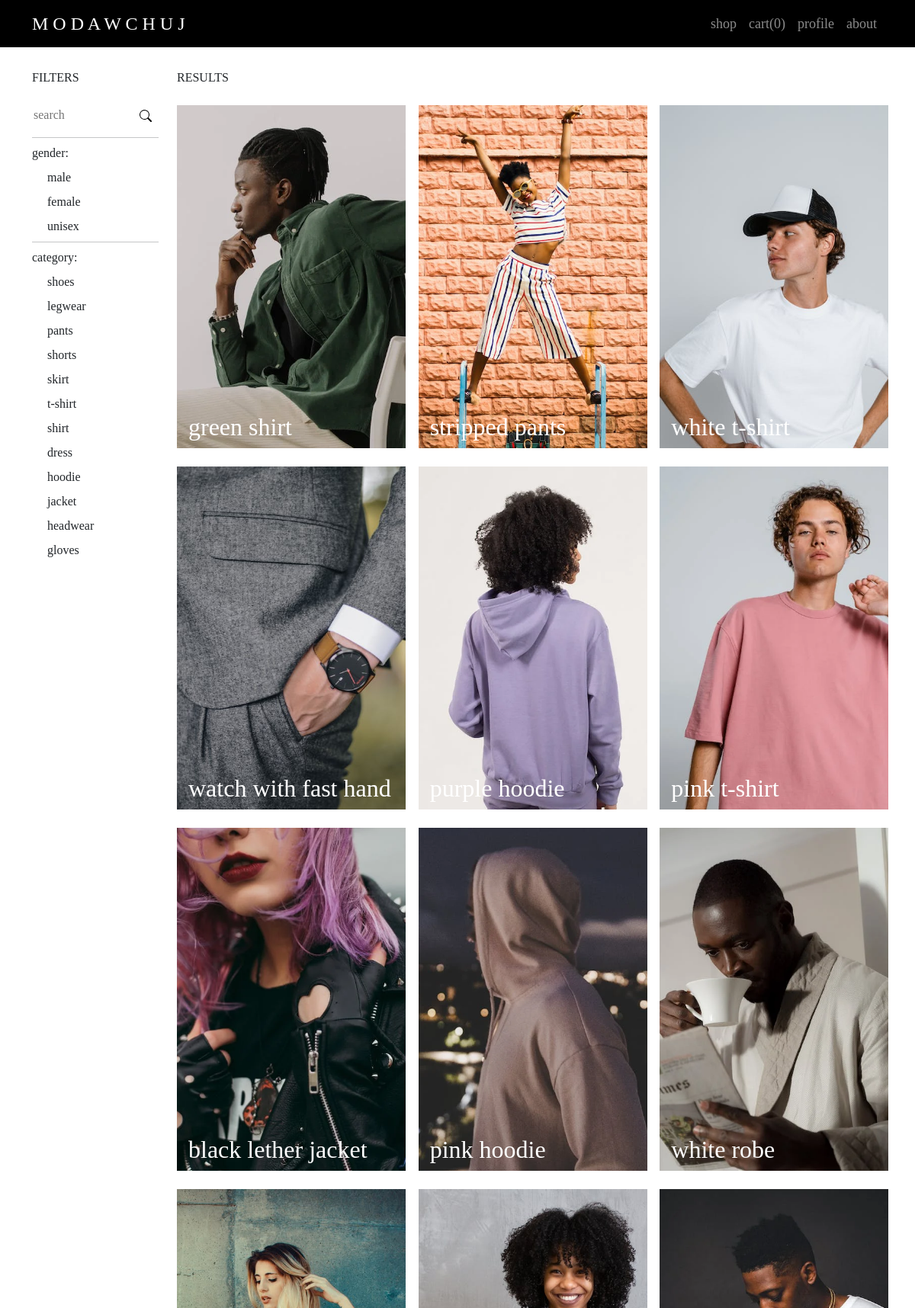
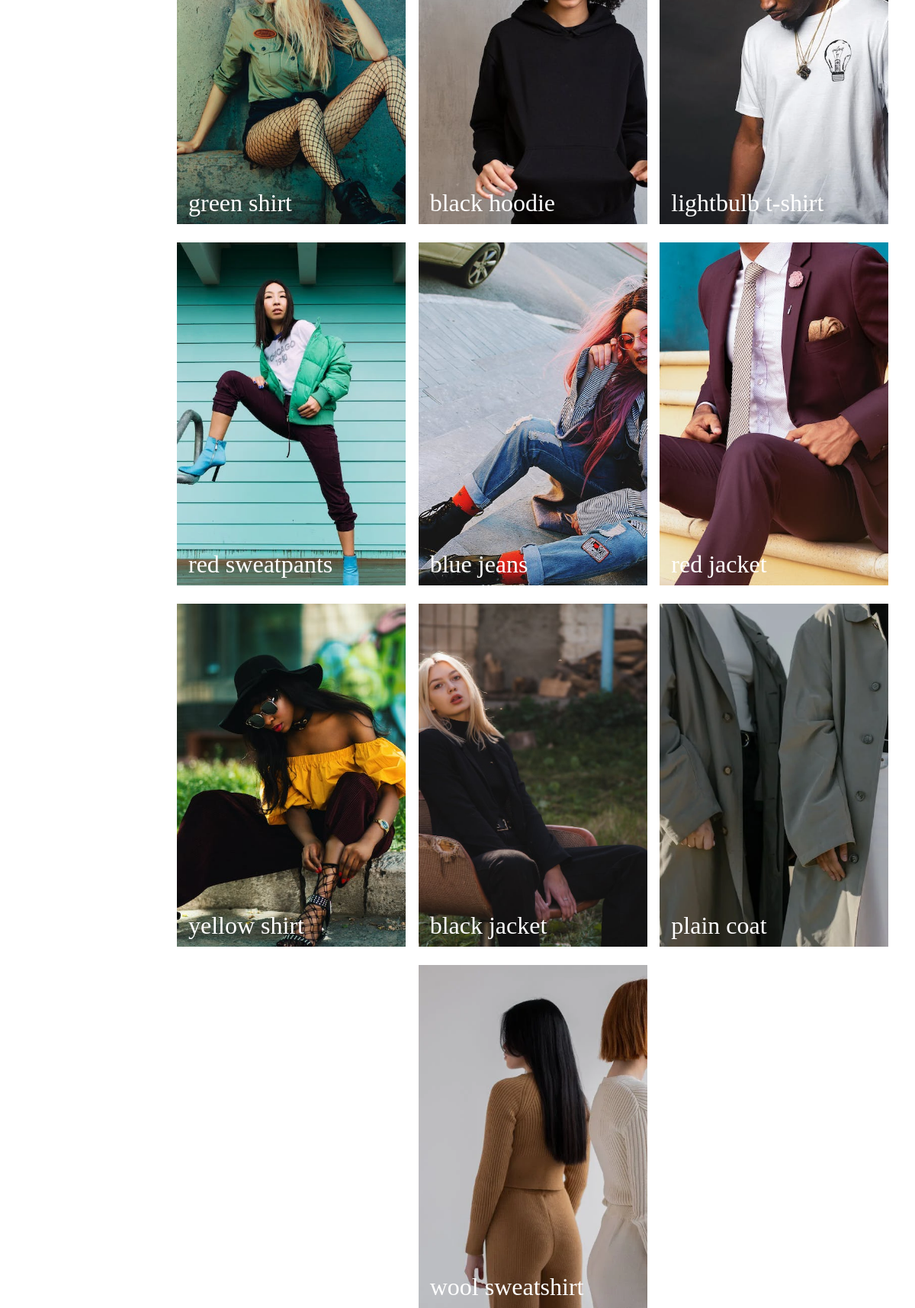
The app's page /items/search/1 with its own data (2 pictures, top to bottom).
### items/models.py (models this page shows)
class Item(models.Model):
    GENDERS = [
        ("male", "male"),
        ("female", "female"),
        ("unisex", "unisex")
    ]
    CATEGORIES = [
        ("shoes", "shoes"),
        ("legwear", "legwear"),
        ("pants", "pants"),
        ("shorts", "shorts"),
        ("skirt", "skirt"),
        ("t-shirt", "t-shirt"),
        ("shirt", "shirt"),
        ("dress", "dress"),
        ("hoodie", "hoodie"),
        ("jacket", "jacket"),
        ("headwear", "headwear"),
        ("gloves", "gloves")
    ]
    name = models.CharField(max_length=128)
    gender = models.CharField(choices=GENDERS, max_length=16)
    category = models.CharField(choices=CATEGORIES, max_length=16)
    description = models.CharField(max_length=2048)
    quantity = models.IntegerField()
    image = models.ImageField(upload_to="images")
    visibility = models.BooleanField(default=True)
    current_price = models.FloatField(default=0)

### items/views.py (the view, shortened to what this page needs)
# urls.py: path("search/<page>", views.search, name="search"),
def search(request, page):
    genders = get_genders_dict()
    categories = get_categories_dict()
    gender_filters = ()
    category_filters = ()
    search = ""
    return render(request, "items/search.html", {
        "query": search,
        "genders": genders,
        "categories": categories,
        "page": items_page(page, gender_filters, category_filters, search),
        "cart": Cart.get_cart_items(request)
    })

### items/helpers.py (called while the page is built, shortened)
def items_page(page_number, gender_filters, category_filters, search):
    if not gender_filters and not category_filters and not search:
        items = Item.objects.all()
    paginator = Paginator(items, 24)
    page = paginator.get_page(page_number)
    return page

def get_genders_dict():
    genders = {}
    pos_genders = Item.GENDERS
    for gender in pos_genders:
        genders[gender[0]] = False
    return genders

def get_categories_dict():
    categories = {}
    pos_categories = Item.CATEGORIES
    for category in pos_categories:
        categories[category[0]] = False
    return categories

### user/models.py (called while the page is built)
    def get_cart_items(request):
        if request.user.is_authenticated:
            return (Cart.objects.select_related("item_id").filter(user_id=request.user.id), Cart.get_cart_items_quantity(request))
        else:
            try:
                cart_cookie = json.loads(request.COOKIES["cart"])
            except KeyError:
                cart_cookie = {}
            cart = []
            quantity = 0
            for key, value in cart_cookie.items():
                item = {}
                item["item_id"] = Item.objects.get(id=int(key))
                item["quantity"] = value["quantity"]
                cart.append(item)
                quantity += item["quantity"]
            return (cart, quantity)

### items/templates/items/search.html (shortened to what this page needs)
{% extends "layout_main.html" %}
{% load static %}
{% block body %}
    <link href="{% static 'items/search.css' %}" rel="stylesheet">
    <div class="navbar-space"></div>
    <div class="container">
        <div class="row">
            <div class="col-sm-4 col-md-3 col-xl-2">
                <form class="disable-select" id="filtersForm" action="{% url 'items:search' page=1 %}" method="post">
                    <h7>FILTERS</h7><br><br>
                    <div class="mb-3">
                        <input type="text" class="search-bar search-field" placeholder="search" name="query" value="{{ query }}">
                        <button type="submit" class="search-button">
                            <svg xmlns="http://www.w3.org/2000/svg" width="16" height="16" fill="currentColor" viewBox="0 0 16 16">
                                <path d="M11.742 10.344a6.5 6.5 0 1 0-1.397 1.398h-.001c.03.04.062.078.098.115l3.85 3.85a1 1 0 0 0 1.415-1.414l-3.85-3.85a1.007 1.007 0 0 0-.115-.1zM12 6.5a5.5 5.5 0 1 1-11 0 5.5 5.5 0 0 1 11 0z"/>
                            </svg>
                        </button>
                    </div>
                    <hr class="dropdown-divider">
                    <div class="mb-2">gender:</div>
                    {% for gender, checked in genders.items %}
                        <div class="mb-2">
                            {% if checked == True %}
                                <input type="checkbox" id="{{ gender }}" class="filterBtn" name="{{ gender }}" value="yes" checked>
                                <label for="{{ gender }}">{{ gender }}</label>
                            {% else %}
                                <label for="{{ gender }}">{{ gender }}</label>
                            {% endif %}
                        </div>
                    {% endfor %}
                    <hr class="dropdown-divider">
                    <div class="mb-2">category:</div>
                    {% for category, checked in categories.items %}
                        <div class="mb-2">
                            {% if checked == True %}
                                <input type="checkbox" id="{{ category }}" class="filterBtn" name="{{ category }}" value="yes" checked>
                                <label for="{{ category }}">{{ category }}</label>
                            {% else %}
                                <label for="{{ category }}">{{ category }}</label>
                            {% endif %}
                        </div>
                    {% endfor %}
                </form>
            </div>
            <div class="col-sm-8 col-md-9 col-xl-10 spacing">
                <h7>RESULTS</h7><br><br>
                    <div class="row row-cols-md-2 row-cols-lg-2 row-cols-xl-3 g-4">
                        {% if page %}
                            {% for item in page %}
                                <div class="container card_container">
                                    <div class="cta">
                                        <img src="{{ item.image.url }}" alt="{{ item.name }}">
                                        <a href="{% url 'items:product' item_id=item.id %}">
                                            <div class="text">
                                                <h2>{{ item.name }}</h2>
                                                <p>
                                                    {{ item.gender }}<br>
                                                    {{ item.category }}<br>
                                                    {% if item.quantity > 0 %}available {{ item.quantity }} pcs.{% else %}not available{% endif %}<br>
                                                </p>
                                            </div>
                                        </a>
                                    </div>
                                </div>
                            {% endfor %}
                        {% endif %}
                    </div>
            </div>
        </div>
    </div>
{% endblock %}

### items/static/items/search.css (style rules this page uses)
.navbar-space { width: 100%; height: 90px; background-color: transparent; }
.disable-select { user-select: none; -webkit-user-select: none; -khtml-user-select: none; -moz-user-select: none; -ms-user-select: none; }
.search-bar { background: transparent; border: none; }
.search-field { width: -webkit-calc(100% - 30px); border: none; outline: none; }
.search-button { background: transparent; border: none; outline: none; margin-left: -5px; }
input[type="checkbox"] + label { position: relative; padding-left: 20px; cursor: pointer; }
input[type="checkbox"] + label:last-child { margin-bottom: 0; }
input[type="checkbox"] + label:before { content: ''; position: absolute; left: 0; }
.cta { background: #333; height: 450px; overflow: hidden; position: relative; width: 100% }
@media (min-width: 992px) { .cta { width: 300px; } }
.cta img { height: 110%; width: 100%; object-fit: cover; bottom: 0; filter: brightness(100%); left: 0; position: absolute; right: 0; top: 0; transition: 0.2s ease-in-out; width: 115%; }
.cta .text { bottom: -22%; padding: 15px; position: absolute; transition: 0.2s ease-in-out; width: 100%; }
.cta .text h2 { color: #fff; display: inline-block; font-weight: 300; margin-bottom: 5px; position: relative; }
.cta .text p { color: #fff; font-weight: 300; }

### templates/layout_main.html (style rules this page uses)
body { font-family: 'Andale Mono'; }

### records on screen
Item: image (picture), name "green shirt"
Item: image (picture), name "stripped pants"
Item: image (picture), name "white t-shirt"
Item: image (picture), name "watch with fast hand"
Item: image (picture), name "purple hoodie"
Item: image (picture), name "pink t-shirt"
Item: image (picture), name "black lether jacket"
Item: image (picture), name "pink hoodie"
Item: image (picture), name "white robe"
Item: image (picture), name "green shirt"
Item: image (picture), name "black hoodie"
Item: image (picture), name "lightbulb t-shirt"
Item: image (picture), name "red sweatpants"
Item: image (picture), name "blue jeans"
Item: image (picture), name "red jacket"
Item: image (picture), name "yellow shirt"
Item: image (picture), name "black jacket"
Item: image (picture), name "plain coat"
Item: image (picture), name "wool sweatshirt"

### other values on screen
{{ cart.1 }} "0"
{{ gender }} "male" "female" "unisex"
{{ category }} "shoes" "legwear" "pants" "shorts" "skirt" "t-shirt" "shirt" "dress" "hoodie" "jacket" "headwear" "gloves"
